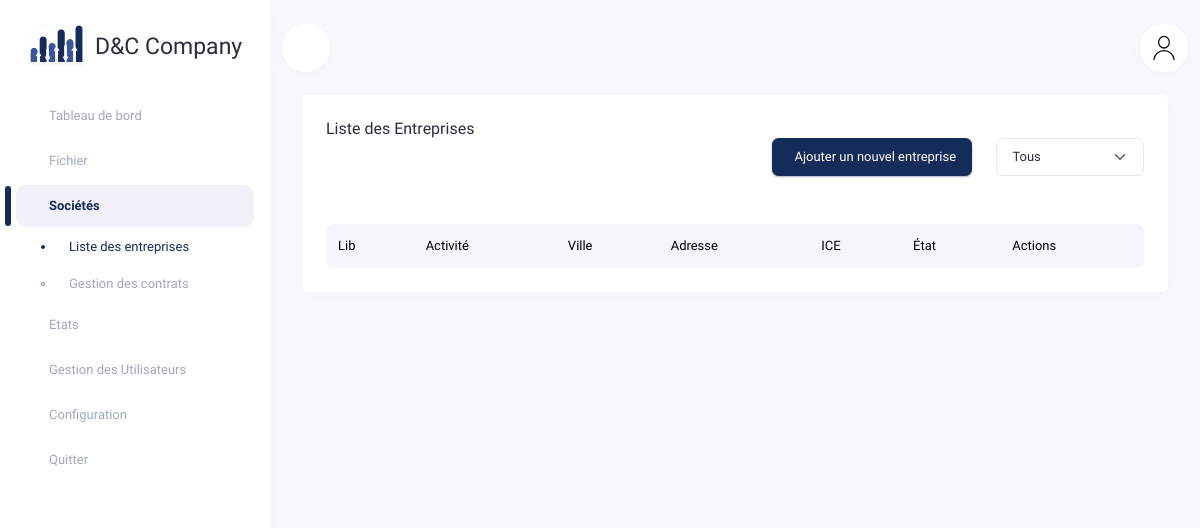
The page /customer-files/ on the database as committed earlier.
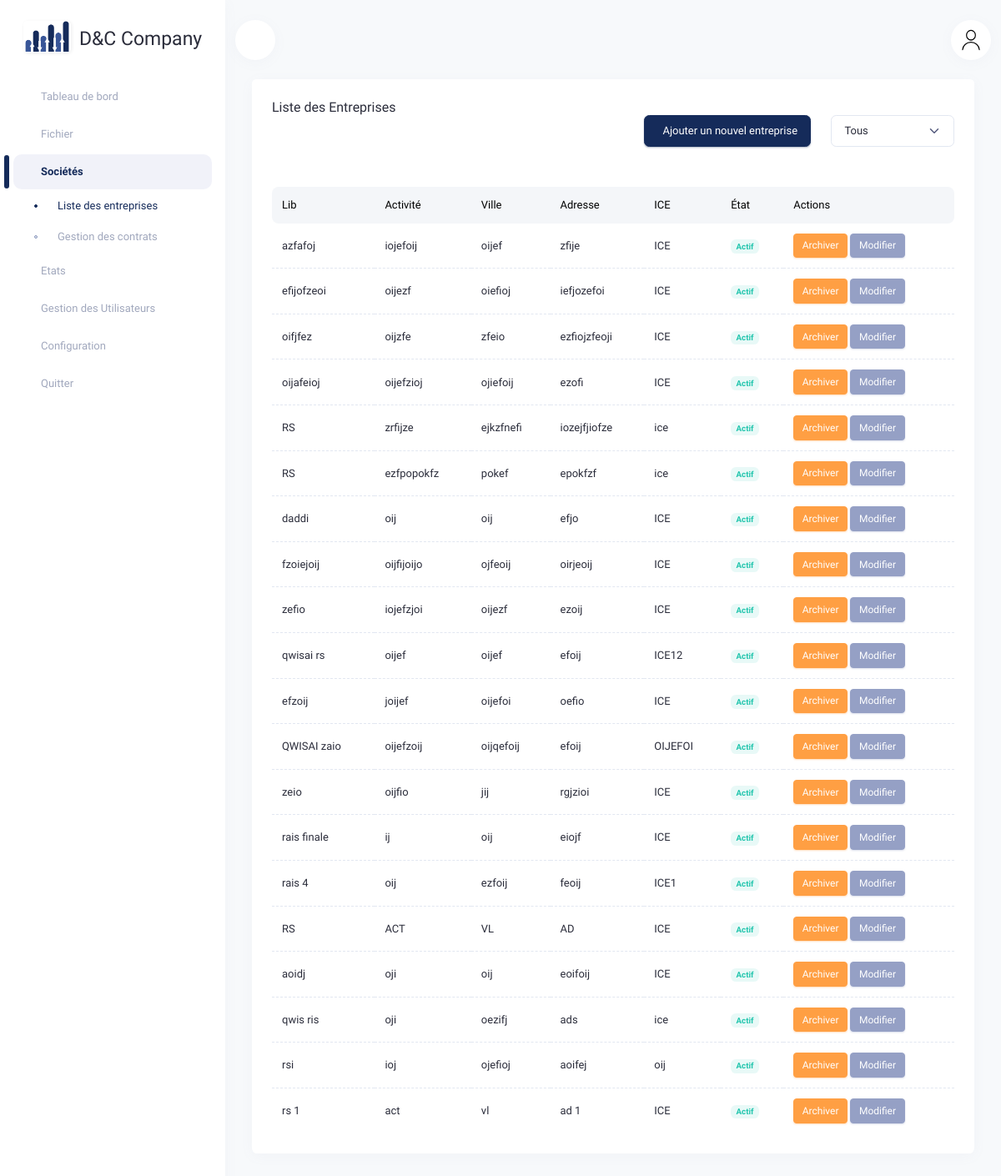
The same page on the database as committed later.
### agendacomptable/models.py (models this page shows, shortened)
class CustomerFile(models.Model):
    raison_sociale = models.CharField(max_length=70, verbose_name="Raison Sociale")
    activite = models.CharField(max_length=100, verbose_name="Activité")
    ville = models.CharField(max_length=45, verbose_name="Ville")
    adresse = models.TextField(verbose_name="Adresse")
    email = models.EmailField(max_length=100, verbose_name="E-Mail")
    contacts = models.ManyToManyField('Contact', related_name="customer_files", verbose_name="Contacts", blank=True)
    forme_juridique = models.ForeignKey('FormeJuridique', on_delete=models.SET_NULL, null=True)
    date_creation = models.DateField(null=True)
    ice = models.CharField(max_length=24, verbose_name="ICE", null=True, blank=True)
    identifiant_fiscal = models.CharField(max_length=24, verbose_name="IF", null=True, blank=True)
    cnss = models.CharField(max_length=24, verbose_name="CNSS", null=True, blank=True)
    registre_commerce = models.CharField(max_length=24, verbose_name="RC", null=True, blank=True)
    domiciliation = models.BooleanField(default=False)
    tenue_comptabilite = models.BooleanField(default=False)
    cabinet_comptable = models.ForeignKey('Comptable', on_delete=models.SET_NULL, null=True, blank=True)
    date_reception_dossier = models.DateField(null=True, blank=True)
    user_create = models.ForeignKey(User, related_name="customerfile_created_by", on_delete=models.SET_NULL, null=True)
    user_edit = models.ForeignKey(User, related_name="customerfile_edited_by", on_delete=models.SET_NULL, null=True)
    date_create = models.DateTimeField(auto_now_add=True)
    date_edit = models.DateTimeField(auto_now=True)
    is_archived = models.BooleanField(default=False)

### agendacomptable/views.py (the view)
# urls.py: path('customer-files/', views.customer_file_list, name='customer_file_list'),
def customer_file_list(request):
    filter_status = request.GET.get('filter', 'all')  # Obtient le filtre actuel (tous, actifs ou archivés)
    search_query = request.GET.get('search', '')  # Obtient la requête de recherche
    if filter_status == 'archived':
        customer_files = CustomerFile.objects.filter(is_archived=True)
    elif filter_status == 'active':
        customer_files = CustomerFile.objects.filter(is_archived=False)
    else:
        customer_files = CustomerFile.objects.all()
    if search_query:
        customer_files = customer_files.filter(
            Q(raison_sociale__icontains=search_query) |
            Q(email__icontains=search_query)
        )
    entreprises = customer_files.order_by('-date_create')
    return render(request, 'accounting/customer_file_list.html', {'entreprises': entreprises})

### agendacomptable/templates/accounting/customer_file_list.html (shortened to what the changed rows need)
{% extends 'accounting/base.html' %}
{% load static %}
{% block content %}
<div class="container-xxl">
    <div class="row">
        <div class="col-12">
            <div class="card">
                <div class="card-body pt-0">
                    <div class="table-responsive">
                        <table class="table mb-0" id="datatable_1">
                            <thead class="table-light">
                                <tr>
                                    <th>Lib</th>
                                    <th>Activité</th>
                                    <th>Ville</th>
                                    <th>Adresse</th>
                                    <th>ICE</th>
                                    <th>État</th>
                                    <th>Actions</th>
                                </tr>
                            </thead>
                            <tbody>
                                {% for entreprise in entreprises %}
                                    <tr {% if entreprise.is_archived %}class="table-secondary"{% endif %}>
                                        <td>{{ entreprise.raison_sociale }}</td>
                                        <td>{{ entreprise.activite }}</td>
                                        <td>{{ entreprise.ville }}</td>
                                        <td>{{ entreprise.adresse }}</td>
                                        <td>{{ entreprise.ice }}</td>
                                        <td>
                                            {% if not entreprise.is_archived %}
                                                <span class="badge rounded text-success bg-success-subtle">Actif</span>
                                            {% else %}
                                                <span class="badge rounded text-white bg-warning">Inactif</span>
                                            {% endif %}
                                        </td>
                                        <td>
                                            <button class="btn {% if entreprise.is_archived %}btn-success{% else %}btn-warning{% endif %} btn-sm" data-bs-toggle="modal" data-bs-target="#archiveModal{{ entreprise.pk }}">
                                                {% if entreprise.is_archived %}
                                                    <i class="las la-check"></i> Réactiver
                                                {% else %}
                                                     Archiver
                                                {% endif %}
                                            </button>
                                            <button class="btn btn-secondary btn-sm" onclick="window.location.href='{% url 'edit_customer_file' entreprise.pk %}'">
                                                 Modifier
                                            </button>
                                        </td>
                                    </tr>
                                {% endfor %}
                            </tbody>
                        </table>
                    </div>
                </div>
            </div>
        </div>
    </div>
</div>
{% endblock content %}

Rows that differ between the two databases and show on the page:
added CustomerFile: raison_sociale "azfafoj", activite "iojefoij", ville "oijef", adresse "zfije", ice "ICE", is_archived "Actif"
added CustomerFile: raison_sociale "efijofzeoi", activite "oijezf", ville "oiefioj", adresse "iefjozefoi", ice "ICE", is_archived "Actif"
added CustomerFile: raison_sociale "oifjfez", activite "oijzfe", ville "zfeio", adresse "ezfiojzfeoji", ice "ICE", is_archived "Actif"
added CustomerFile: raison_sociale "oijafeioj", activite "oijefzioj", ville "ojiefoij", adresse "ezofi", ice "ICE", is_archived "Actif"
added CustomerFile: raison_sociale "RS", activite "zrfijze", ville "ejkzfnefi", adresse "iozejfjiofze", ice "ice", is_archived "Actif"
added CustomerFile: raison_sociale "RS", activite "ezfpopokfz", ville "pokef", adresse "epokfzf", ice "ice", is_archived "Actif"
added CustomerFile: raison_sociale "daddi", activite "oij", ville "oij", adresse "efjo", ice "ICE", is_archived "Actif"
added CustomerFile: raison_sociale "fzoiejoij", activite "oijfijoijo", ville "ojfeoij", adresse "oirjeoij", ice "ICE", is_archived "Actif"
added CustomerFile: raison_sociale "zefio", activite "iojefzjoi", ville "oijezf", adresse "ezoij", ice "ICE", is_archived "Actif"
added CustomerFile: raison_sociale "qwisai rs", activite "oijef", ville "oijef", adresse "efoij", ice "ICE12", is_archived "Actif"
added CustomerFile: raison_sociale "efzoij", activite "joijef", ville "oijefoi", adresse "oefio", ice "ICE", is_archived "Actif"
added CustomerFile: raison_sociale "QWISAI zaio", activite "oijefzoij", ville "oijqefoij", adresse "efoij", ice "OIJEFOI", is_archived "Actif"
added CustomerFile: raison_sociale "zeio", activite "oijfio", ville "jij", adresse "rgjzioi", ice "ICE", is_archived "Actif"
added CustomerFile: raison_sociale "rais finale", activite "ij", ville "oij", adresse "eiojf", ice "ICE", is_archived "Actif"
added CustomerFile: raison_sociale "rais 4", activite "oij", ville "ezfoij", adresse "feoij", ice "ICE1", is_archived "Actif"
added CustomerFile: raison_sociale "RS", activite "ACT", ville "VL", adresse "AD", ice "ICE", is_archived "Actif"
added CustomerFile: raison_sociale "aoidj", activite "oji", ville "oij", adresse "eoifoij", ice "ICE", is_archived "Actif"
added CustomerFile: raison_sociale "qwis ris", activite "oji", ville "oezifj", adresse "ads", ice "ice", is_archived "Actif"
added CustomerFile: raison_sociale "rsi", activite "ioj", ville "ojefioj", adresse "aoifej", ice "oij", is_archived "Actif"
added CustomerFile: raison_sociale "rs 1", activite "act", ville "vl", adresse "ad 1", ice "ICE", is_archived "Actif"
